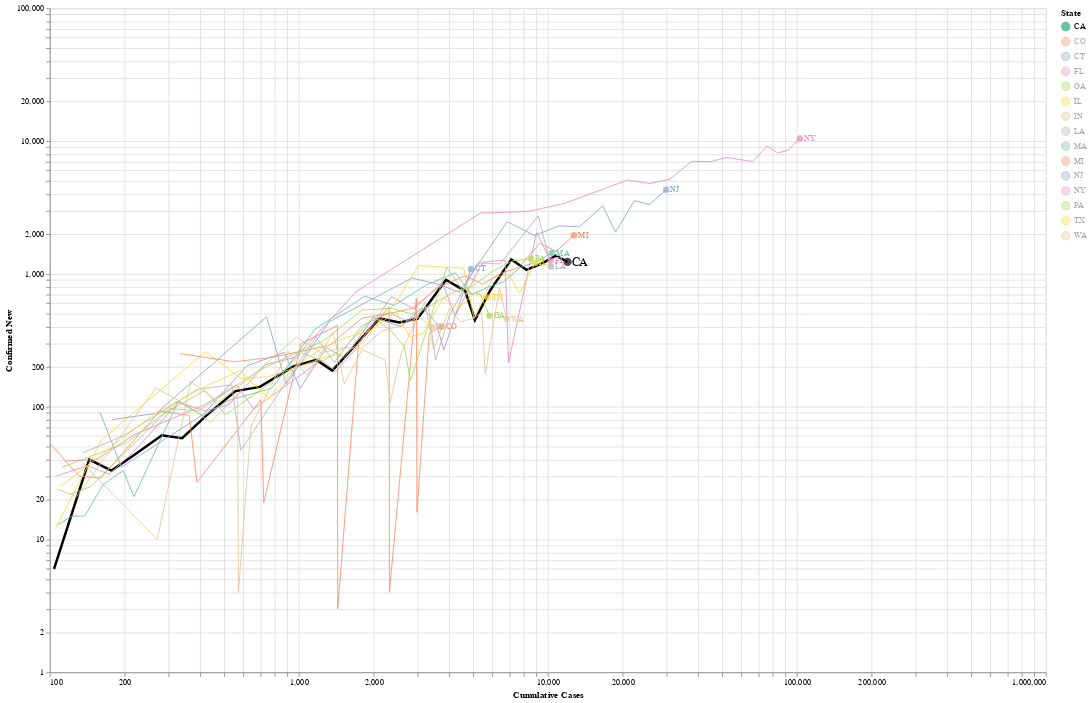

Write notebook code for a chart like this one.
### Code cell
us_state_level['Active'] = us_state_level['Confirmed'] - (us_state_level['Deaths'] + us_state_level['Recovered'])
nontimegraph(us_state_level, 'State', 'Confirmed_New', 'Confirmed', 15, 'CA').interactive()

### Figure 1 — Vega-Lite specification as saved in the notebook (floating-point values rounded to 4 significant figures; data arrays with more than 128 entries replaced by an {"elided": "..."} marker saying what was removed)
{"config": {"view": {"continuousWidth": 400, "continuousHeight": 300}}, "layer": [{"data": {"name": "data-a8a367e5b385c058656aa155eb419876"}, "mark": "line", "encoding": {"color": {"type": "nominal", "condition": {"value": "black", "selection": "selector139"}, "field": "State", "scale": {"scheme": "set2"}}, "size": {"condition": {"value": 3, "selection": "selector139"}, "value": 1}, "tooltip": [{"type": "nominal", "field": "State"}, {"type": "quantitative", "field": "Confirmed_New"}], "x": {"type": "quantitative", "axis": {"title": "Cumulative Cases"}, "field": "Confirmed", "scale": {"type": "log"}}, "y": {"type": "quantitative", "axis": {"title": "Confirmed New"}, "field": "Confirmed_New", "scale": {"type": "log"}}}, "selection": {"selector139": {"type": "single", "fields": ["State"], "bind": "legend", "init": {"State": "CA"}, "empty": "none"}, "selector140": {"type": "interval", "bind": "scales", "encodings": ["x", "y"]}}}, {"data": {"name": "data-c91dddde2bb736341e26a012efb8536a"}, "mark": {"type": "circle", "size": 60}, "encoding": {"color": {"type": "nominal", "condition": {"value": "black", "selection": "selector139"}, "field": "State"}, "size": {"condition": {"value": 100, "selection": "selector139"}, "value": 60}, "x": {"type": "quantitative", "field": "Confirmed", "scale": {"type": "log"}}, "y": {"type": "quantitative", "field": "Confirmed_New", "scale": {"type": "log"}}}}, {"data": {"name": "data-c91dddde2bb736341e26a012efb8536a"}, "mark": {"type": "text", "align": "left", "dx": 5}, "encoding": {"color": {"type": "nominal", "condition": {"value": "black", "selection": "selector139"}, "field": "State"}, "size": {"condition": {"value": 15, "selection": "selector139"}, "value": 10}, "text": {"type": "nominal", "field": "State"}, "x": {"type": "quantitative", "field": "Confirmed", "scale": {"type": "log"}}, "y": {"type": "quantitative", "field": "Confirmed_New", "scale": {"type": "log"}}}}], "height": 800, "width": 1200, "$schema": "https://vega.github.io/schema/vega-lite/v4.0.2.json", "datasets": {"data-a8a367e5b385c058656aa155eb419876": {"elided": "272 records"}, "data-c91dddde2bb736341e26a012efb8536a": [{"State": "CA", "Date": "04-03-2020", "Confirmed": 12000.0, "Deaths": 265.0, "Recovered": 0.0, "Confirmed_New": 1231.0, "Deaths_New": 27.0, "Recovered_New": 0.0, "Active": 11740.0}, {"State": "CO", "Date": "04-03-2020", "Confirmed": 3742.0, "Deaths": 97.0, "Recovered": 0.0, "Confirmed_New": 400.0, "Deaths_New": 17.0, "Recovered_New": 0.0, "Active": 3645.0}, {"State": "CT", "Date": "04-03-2020", "Confirmed": 4914.0, "Deaths": 131.0, "Recovered": 0.0, "Confirmed_New": 1090.0, "Deaths_New": 19.0, "Recovered_New": 0.0, "Active": 4783.0}, {"State": "FL", "Date": "04-03-2020", "Confirmed": 10270.0, "Deaths": 170.0, "Recovered": 0.0, "Confirmed_New": 1260.0, "Deaths_New": 6.0, "Recovered_New": 0.0, "Active": 10100.0}, {"State": "GA", "Date": "04-03-2020", "Confirmed": 5831.0, "Deaths": 184.0, "Recovered": 0.0, "Confirmed_New": 483.0, "Deaths_New": 21.0, "Recovered_New": 0.0, "Active": 5647.0}, {"State": "IL", "Date": "04-03-2020", "Confirmed": 8904.0, "Deaths": 210.0, "Recovered": 0.0, "Confirmed_New": 1209.0, "Deaths_New": 47.0, "Recovered_New": 0.0, "Active": 8694.0}, {"State": "IN", "Date": "04-03-2020", "Confirmed": 3437.0, "Deaths": 102.0, "Recovered": 0.0, "Confirmed_New": 399.0, "Deaths_New": 24.0, "Recovered_New": 0.0, "Active": 3335.0}, {"State": "LA", "Date": "04-03-2020", "Confirmed": 10300.0, "Deaths": 370.0, "Recovered": 0.0, "Confirmed_New": 1137.0, "Deaths_New": 60.0, "Recovered_New": 0.0, "Active": 9927.0}, {"State": "MA", "Date": "04-03-2020", "Confirmed": 10400.0, "Deaths": 192.0, "Recovered": 0.0, "Confirmed_New": 1436.0, "Deaths_New": 38.0, "Recovered_New": 0.0, "Active": 10210.0}, {"State": "MI", "Date": "04-03-2020", "Confirmed": 12740.0, "Deaths": 479.0, "Recovered": 0.0, "Confirmed_New": 1953.0, "Deaths_New": 62.0, "Recovered_New": 0.0, "Active": 12260.0}, {"State": "NJ", "Date": "04-03-2020", "Confirmed": 29900.0, "Deaths": 646.0, "Recovered": 0.0, "Confirmed_New": 4305.0, "Deaths_New": 109.0, "Recovered_New": 0.0, "Active": 29250.0}, {"State": "NY", "Date": "04-03-2020", "Confirmed": 103000.0, "Deaths": 2935.0, "Recovered": 0.0, "Confirmed_New": 10480.0, "Deaths_New": 562.0, "Recovered_New": 0.0, "Active": 100100.0}, {"State": "PA", "Date": "04-03-2020", "Confirmed": 8570.0, "Deaths": 102.0, "Recovered": 0.0, "Confirmed_New": 1302.0, "Deaths_New": 12.0, "Recovered_New": 0.0, "Active": 8468.0}, {"State": "TX", "Date": "04-03-2020", "Confirmed": 5734.0, "Deaths": 100.0, "Recovered": 0.0, "Confirmed_New": 665.0, "Deaths_New": 23.0, "Recovered_New": 0.0, "Active": 5634.0}, {"State": "WA", "Date": "04-03-2020", "Confirmed": 6846.0, "Deaths": 291.0, "Recovered": 0.0, "Confirmed_New": 457.0, "Deaths_New": 20.0, "Recovered_New": 0.0, "Active": 6555.0}]}}
